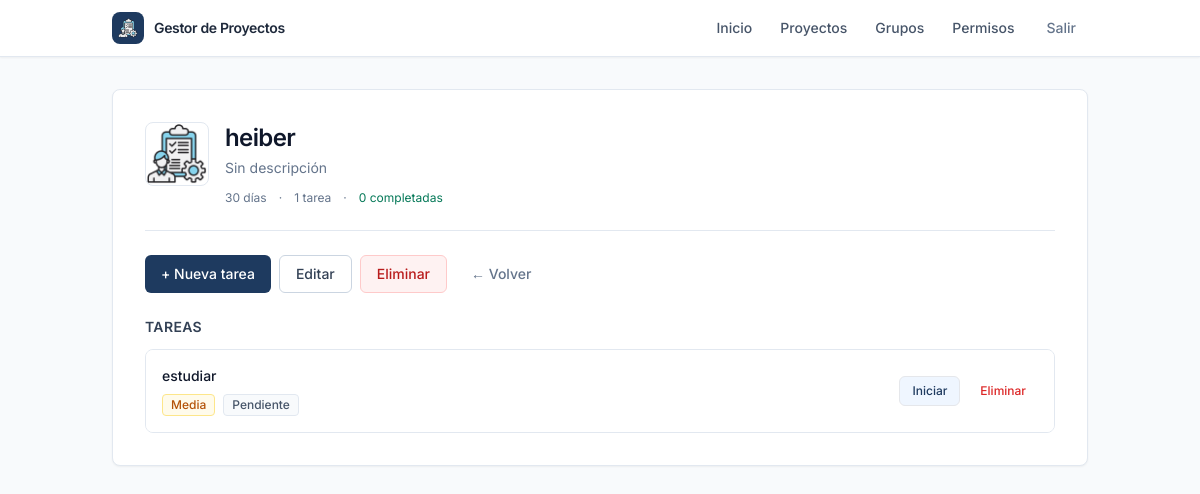
The page /proyectos/3/ (signed in) on the database its author committed.
### gestor/models.py (models this page shows, shortened)
class Proyecto(models.Model):
    nombre = models.CharField(max_length=100)
    descripcion = models.TextField(blank=True, default='')
    duracion = models.PositiveIntegerField(help_text='Duración en días')
    imagen = models.ImageField(
        upload_to='proyectos/',
        default='proyectos/logo.png',
        blank=True,
    )
    class Meta:
        ordering = ['-id']
        verbose_name = 'Proyecto'
        verbose_name_plural = 'Proyectos'
    @property
    def total_tareas(self):
        return self.tareas.count()
    @property
    def tareas_completadas(self):
        return self.tareas.filter(estado='COMPLETADA').count()

class Tarea(models.Model):
    PRIORIDAD_CHOICES = [
        ('BAJA', 'Baja'),
        ('MEDIA', 'Media'),
        ('ALTA', 'Alta'),
    ]
    ESTADO_CHOICES = [
        ('PENDIENTE', 'Pendiente'),
        ('EN_PROGRESO', 'En Progreso'),
        ('COMPLETADA', 'Completada'),
    ]
    proyecto = models.ForeignKey(
        Proyecto,
        on_delete=models.CASCADE,
        related_name='tareas'
    )
    titulo = models.CharField(max_length=200)
    descripcion = models.TextField(blank=True, default='')
    prioridad = models.CharField(
        max_length=10,
        choices=PRIORIDAD_CHOICES,
        default='MEDIA'
    )
    estado = models.CharField(
        max_length=15,
        choices=ESTADO_CHOICES,
        default='PENDIENTE'
    )
    class Meta:
        ordering = ['estado', '-prioridad', 'id']
        verbose_name = 'Tarea'
        verbose_name_plural = 'Tareas'
    @property
    def esta_completada(self):
        return self.estado == 'COMPLETADA'

### gestor/views.py (the view)
# urls.py: path('proyectos/<int:pk>/', views.proyecto_detalle, name='proyecto_detalle'),
@login_required
@permission_required('gestor.view_proyecto', raise_exception=True)
def proyecto_detalle(request, pk):
    proyecto = get_object_or_404(Proyecto, pk=pk)
    tareas = proyecto.tareas.all()
    return render(request, 'proyecto_detalle.html', {
        'proyecto': proyecto,
        'tareas': tareas,
    })

### gestor/templates/proyecto_detalle.html (shortened to what this page needs)
{% extends "base.html" %}
{% block content %}
<header class="mb-6 pb-6 border-b border-slate-200">
    <div class="flex flex-col sm:flex-row sm:items-start gap-4">
        {% if proyecto.imagen %}
        <img src="{{ proyecto.imagen.url }}" alt="{{ proyecto.nombre }}"
             class="h-16 w-16 object-cover rounded-lg border border-slate-200 flex-shrink-0">
        {% endif %}
        <div class="min-w-0 flex-1">
            <h1 class="text-2xl font-semibold text-slate-900 tracking-tight">{{ proyecto.nombre }}</h1>
            <p class="mt-1 text-sm text-slate-500">{{ proyecto.descripcion|default:"Sin descripción" }}</p>
            <div class="mt-3 flex flex-wrap gap-3 text-xs text-slate-500">
                <span>{{ proyecto.duracion }} días</span>
                <span>·</span>
                <span>{{ proyecto.total_tareas }} tarea{{ proyecto.total_tareas|pluralize }}</span>
                <span>·</span>
                <span class="text-emerald-700">{{ proyecto.tareas_completadas }} completada{{ proyecto.tareas_completadas|pluralize }}</span>
            </div>
        </div>
    </div>
</header>
<div class="flex flex-wrap gap-2 mb-6">
    <a href="{% url 'tarea_crear' proyecto.pk %}"
       class="inline-flex items-center px-4 py-2 text-sm font-medium text-white bg-brand-700 hover:bg-brand-800 rounded-md transition">
        + Nueva tarea
    </a>
    <a href="{% url 'proyecto_editar' proyecto.pk %}"
       class="inline-flex items-center px-4 py-2 text-sm font-medium text-slate-700 border border-slate-300 hover:bg-slate-50 rounded-md transition">
        Editar
    </a>
    <a href="{% url 'proyecto_eliminar' proyecto.pk %}"
       class="inline-flex items-center px-4 py-2 text-sm font-medium text-red-700 border border-red-200 bg-red-50 hover:bg-red-100 rounded-md transition">
        Eliminar
    </a>
    <a href="{% url 'lista_proyectos' %}"
       class="inline-flex items-center px-4 py-2 text-sm font-medium text-slate-500 hover:text-slate-700 transition">
        ← Volver
    </a>
</div>
<section>
    <h2 class="text-sm font-semibold text-slate-700 uppercase tracking-wide mb-3">Tareas</h2>
    {% if tareas %}
    <ul class="divide-y divide-slate-200 border border-slate-200 rounded-lg overflow-hidden">
        {% for tarea in tareas %}
        <li class="p-4 bg-white flex flex-col sm:flex-row sm:items-center gap-3">
            <div class="min-w-0 flex-1">
                <p class="text-sm font-medium text-slate-900 {% if tarea.esta_completada %}line-through text-slate-400{% endif %}">
                    {{ tarea.titulo }}
                </p>
                <div class="mt-2 flex flex-wrap gap-2">
                    <span class="inline-flex items-center px-2 py-0.5 rounded text-xs font-medium border
                        {% if tarea.prioridad == 'ALTA' %}bg-red-50 text-red-700 border-red-200
                        {% elif tarea.prioridad == 'MEDIA' %}bg-amber-50 text-amber-700 border-amber-200
                        {% else %}bg-slate-50 text-slate-600 border-slate-200{% endif %}">
                        {{ tarea.get_prioridad_display }}
                    </span>
                    <span class="inline-flex items-center px-2 py-0.5 rounded text-xs font-medium border
                        {% if tarea.estado == 'COMPLETADA' %}bg-emerald-50 text-emerald-700 border-emerald-200
                        {% elif tarea.estado == 'EN_PROGRESO' %}bg-sky-50 text-sky-700 border-sky-200
                        {% else %}bg-slate-50 text-slate-600 border-slate-200{% endif %}">
                        {{ tarea.get_estado_display }}
                    </span>
                </div>
            </div>
            <div class="flex items-center gap-2 flex-shrink-0">
                {% if not tarea.esta_completada %}
                <form method="post" action="{% url 'avanzar_estado_tarea' tarea.pk %}">
                    <button type="submit"
                            class="px-3 py-1.5 text-xs font-medium text-brand-700 border border-brand-200 bg-brand-50 hover:bg-brand-100 rounded-md transition">
                        {% if tarea.estado == 'PENDIENTE' %}Iniciar{% else %}Completar{% endif %}
                    </button>
                </form>
                {% endif %}
                <a href="{% url 'tarea_eliminar' tarea.pk %}"
                   class="px-3 py-1.5 text-xs font-medium text-red-600 hover:bg-red-50 rounded-md transition">
                    Eliminar
                </a>
            </div>
        </li>
        {% endfor %}
    </ul>
    {% endif %}
</section>
{% endblock %}

### gestor/templates/base.html (shortened to what this page needs)
{% load static %}
<!DOCTYPE html>
<html lang="es">
<head>
    <script src="https://cdn.tailwindcss.com"></script>
</head>
<body class="bg-slate-50 min-h-screen text-slate-800 antialiased">
    <nav class="sticky top-0 z-50 bg-white border-b border-slate-200 shadow-sm">
        <div class="max-w-5xl mx-auto px-4 sm:px-6 h-14 flex items-center justify-between">
            <a href="{% url 'home' %}" class="flex items-center gap-2.5 group">
                <div class="flex items-center justify-center w-8 h-8 rounded-lg bg-brand-700 text-white overflow-hidden">
                    <img src="{% static 'img/logo.png' %}" alt="Logo" class="h-5 w-5 object-contain">
                </div>
                <span class="font-semibold text-slate-800 text-sm tracking-tight group-hover:text-brand-600 transition">
                    Gestor de Proyectos
                </span>
            </a>
            <div class="flex items-center gap-1">
                {% if user.is_authenticated %}
                <a href="{% url 'home' %}"
                   class="px-3 py-1.5 text-sm font-medium text-slate-600 hover:text-brand-600 hover:bg-slate-100 rounded-md transition">
                    Inicio
                </a>
                <a href="{% url 'lista_proyectos' %}"
                   class="px-3 py-1.5 text-sm font-medium text-slate-600 hover:text-brand-600 hover:bg-slate-100 rounded-md transition">
                    Proyectos
                </a>
                {% if user.is_staff %}
                <a href="{% url 'grupos' %}"
                   class="px-3 py-1.5 text-sm font-medium text-slate-600 hover:text-brand-600 hover:bg-slate-100 rounded-md transition">
                    Grupos
                </a>
                <a href="{% url 'permisos' %}"
                   class="px-3 py-1.5 text-sm font-medium text-slate-600 hover:text-brand-600 hover:bg-slate-100 rounded-md transition">
                    Permisos
                </a>
                {% endif %}
                <form action="{% url 'logout' %}" method="post" class="inline ml-1">
                    <button type="submit"
                            class="px-3 py-1.5 text-sm font-medium text-slate-500 hover:text-red-600 hover:bg-red-50 rounded-md transition">
                        Salir
                    </button>
                </form>
                {% endif %}
            </div>
        </div>
    </nav>
    <main class="max-w-5xl mx-auto px-4 sm:px-6 py-8">
        <div class="bg-white border border-slate-200 rounded-lg shadow-sm p-6 sm:p-8">
            {% block content %}{% endblock %}
        </div>
    </main>
</body>
</html>

### gestor/templates/base.html (style rules this page uses)
body { font-family: 'Inter', system-ui, sans-serif; }

### rows shown on the page
Proyecto: imagen (picture), nombre "heiber", descripcion "Sin descripción", duracion "30", total_tareas "1", tareas_completadas "0"
Tarea: titulo "estudiar", prioridad "Media", estado "Pendiente", shows "Iniciar"
